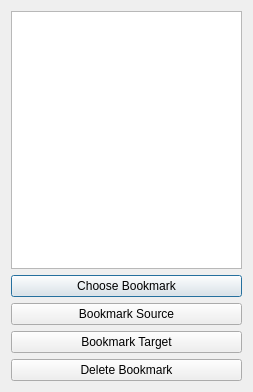
<?xml version="1.0" encoding="UTF-8"?>
<ui version="4.0">
 <class>BookmarksDialog</class>
 <widget class="QDialog" name="BookmarksDialog">
  <property name="geometry">
   <rect>
    <x>0</x>
    <y>0</y>
    <width>253</width>
    <height>392</height>
   </rect>
  </property>
  <property name="windowTitle">
   <string>Bookmarks</string>
  </property>
  <layout class="QVBoxLayout" name="verticalLayout">
   <item>
    <widget class="QListWidget" name="bookmarkList">
     <property name="editTriggers">
      <set>QAbstractItemView::DoubleClicked|QAbstractItemView::EditKeyPressed</set>
     </property>
     <property name="alternatingRowColors">
      <bool>true</bool>
     </property>
    </widget>
   </item>
   <item>
    <widget class="QPushButton" name="chooseButton">
     <property name="text">
      <string>Choose Bookmark</string>
     </property>
    </widget>
   </item>
   <item>
    <widget class="QPushButton" name="sourceButton">
     <property name="text">
      <string>Bookmark Source</string>
     </property>
    </widget>
   </item>
   <item>
    <widget class="QPushButton" name="targetButton">
     <property name="text">
      <string>Bookmark Target</string>
     </property>
    </widget>
   </item>
   <item>
    <widget class="QPushButton" name="deleteButton">
     <property name="text">
      <string>Delete Bookmark</string>
     </property>
    </widget>
   </item>
  </layout>
 </widget>
 <resources/>
 <connections/>
</ui>
